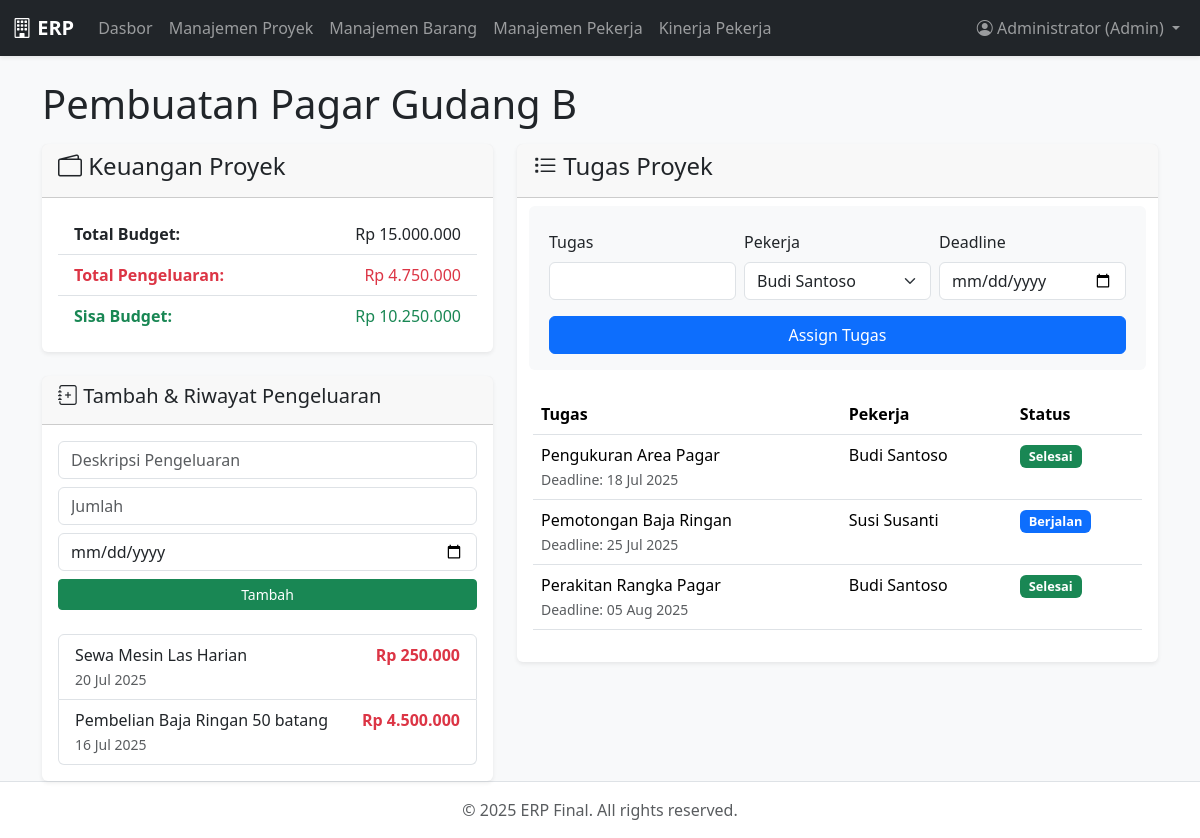
The app's page /admin/project/detail.php?id=1 (signed in), older data.
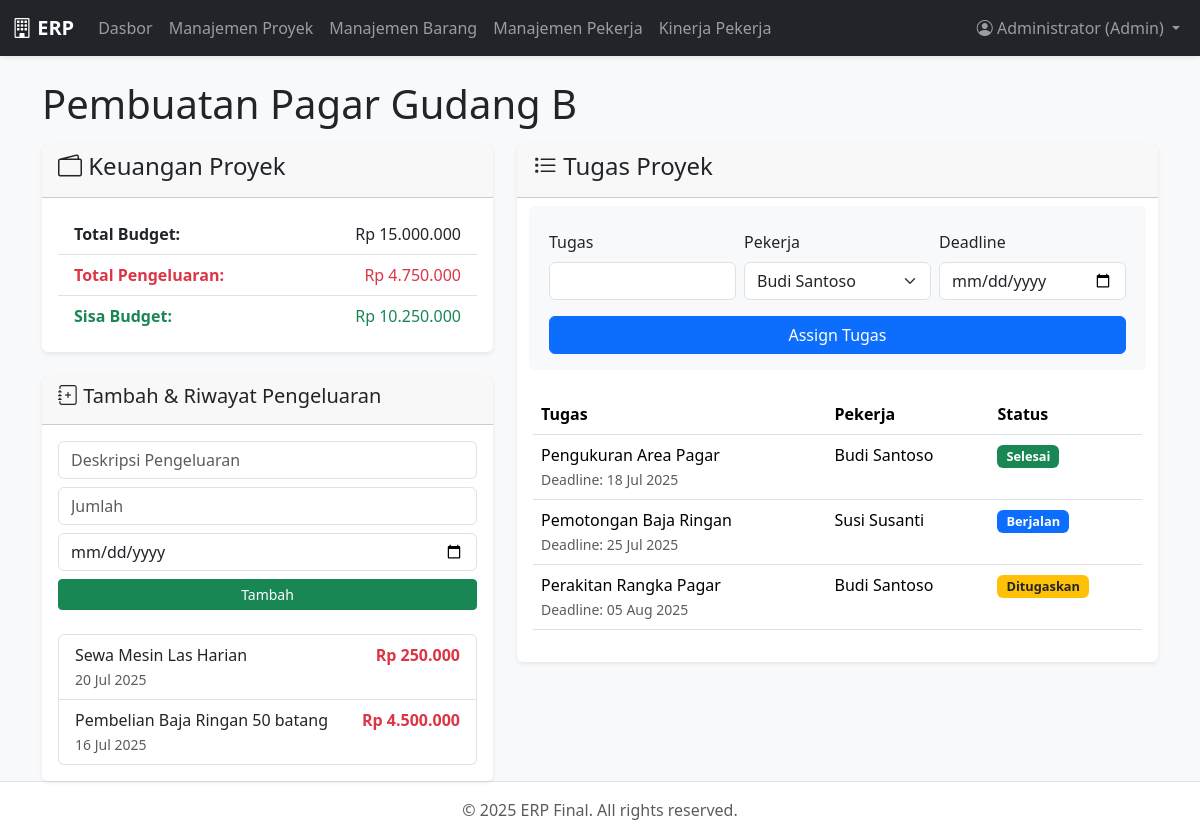
The same page, newer data.
### tables this page shows
CREATE TABLE projects (
        id INTEGER PRIMARY KEY AUTOINCREMENT,
        nama_proyek VARCHAR(100) NOT NULL,
        deskripsi TEXT,
        total_budget REAL DEFAULT 0,
        status VARCHAR(20) DEFAULT 'Baru',
        tgl_mulai DATE,
        deadline DATE
    );

CREATE TABLE project_expenses (
        id INTEGER PRIMARY KEY AUTOINCREMENT,
        project_id INTEGER,
        deskripsi VARCHAR(255),
        jumlah REAL,
        tanggal DATE,
        FOREIGN KEY (project_id) REFERENCES projects(id)
    );

CREATE TABLE project_tasks (
        id INTEGER PRIMARY KEY AUTOINCREMENT,
        project_id INTEGER,
        user_id INTEGER, -- Pekerja yang ditugaskan
        nama_tugas VARCHAR(100),
        status VARCHAR(20) DEFAULT 'Ditugaskan',
        deadline DATE,
        tgl_selesai DATE -- Kolom baru untuk tanggal penyelesaian
    );

CREATE TABLE users (
        id INTEGER PRIMARY KEY AUTOINCREMENT,
        username VARCHAR(50) UNIQUE NOT NULL,
        password VARCHAR(255) NOT NULL,
        nama_lengkap VARCHAR(100),
        role TEXT CHECK(role IN ('admin', 'pekerja')) NOT NULL
    );

### includes/functions.php (called while the page is built, shortened)
<?php
function format_rupiah($number) {
    return 'Rp ' . number_format($number, 0, ',', '.');
}

### admin/project/detail.php (the view, shortened to what this page needs)
<?php
require_once __DIR__ . '/../../templates/header.php';
$project_id = $_GET['id'] ?? null;
$stmt = $db->prepare("SELECT * FROM projects WHERE id = ?");
$stmt->execute([$project_id]);
$project = $stmt->fetch();
$tasks = $db->query("SELECT t.*, u.nama_lengkap FROM project_tasks t JOIN users u ON t.user_id = u.id WHERE t.project_id = $project_id")->fetchAll();
$expenses = $db->query("SELECT * FROM project_expenses WHERE project_id = $project_id ORDER BY tanggal DESC")->fetchAll();
$workers = $db->query("SELECT id, nama_lengkap FROM users WHERE role = 'pekerja'")->fetchAll();
$total_expenses = $db->query("SELECT SUM(jumlah) as total FROM project_expenses WHERE project_id = $project_id")->fetchColumn() ?? 0;
$budget_sisa = $project['total_budget'] - $total_expenses;
?>
<main class="container mt-4">
    <h1 class="mb-3"><?= htmlspecialchars($project['nama_proyek']) ?></h1>
    <div class="row">
        <div class="col-md-5">
            <div class="card shadow-sm mb-4">
                <div class="card-header"><h4><i class="bi bi-wallet2"></i> Keuangan Proyek</h4></div>
                <div class="card-body">
                    <ul class="list-group list-group-flush">
                        <li class="list-group-item d-flex justify-content-between"><strong>Total Budget:</strong> <span><?= format_rupiah($project['total_budget']) ?></span></li>
                        <li class="list-group-item d-flex justify-content-between text-danger"><strong>Total Pengeluaran:</strong> <span><?= format_rupiah($total_expenses) ?></span></li>
                        <li class="list-group-item d-flex justify-content-between text-success"><strong>Sisa Budget:</strong> <span><?= format_rupiah($budget_sisa) ?></span></li>
                    </ul>
                </div>
            </div>
            <div class="card shadow-sm">
                <div class="card-header"><h5><i class="bi bi-journal-plus"></i> Tambah & Riwayat Pengeluaran</h5></div>
                <div class="card-body">
                    <form method="POST" class="mb-4">
                        <div class="mb-2"><input type="text" name="deskripsi" class="form-control" placeholder="Deskripsi Pengeluaran" required></div>
                        <div class="mb-2"><input type="number" step="any" name="jumlah" class="form-control" placeholder="Jumlah" required></div>
                        <div class="mb-2"><input type="date" name="tanggal" class="form-control" required></div>
                        <div class="d-grid"><button type="submit" class="btn btn-success btn-sm">Tambah</button></div>
                    </form>
                    <ul class="list-group">
                        <?php foreach($expenses as $ex): ?>
                        <li class="list-group-item d-flex justify-content-between">
                            <div><?= htmlspecialchars($ex['deskripsi']) ?><br><small class="text-muted"><?= date('d M Y', strtotime($ex['tanggal'])) ?></small></div>
                            <span class="text-danger fw-bold"><?= format_rupiah($ex['jumlah']) ?></span>
                        </li>
                        <?php endforeach; ?>
                    </ul>
                </div>
            </div>
        </div>
        <div class="col-md-7">
            <div class="card shadow-sm">
                <div class="card-header"><h4><i class="bi bi-list-task"></i> Tugas Proyek</h4></div>
                <div class="card-body">
                    <form method="POST" class="row g-2 align-items-end mb-4 p-3 bg-light rounded">
                        <div class="col-md-4"><label class="form-label">Tugas</label><input type="text" name="nama_tugas" class="form-control" required></div>
                        <div class="col-md-4"><label class="form-label">Pekerja</label><select name="user_id" class="form-select" required><?php foreach($workers as $w) echo "<option value='{$w['id']}'>{$w['nama_lengkap']}</option>"; ?></select></div>
                        <div class="col-md-4"><label class="form-label">Deadline</label><input type="date" name="deadline" class="form-control" required></div>
                        <div class="col-12 d-grid"><button type="submit" class="btn btn-primary mt-2">Assign Tugas</button></div>
                    </form>
                    <table class="table">
                        <thead><tr><th>Tugas</th><th>Pekerja</th><th>Status</th></tr></thead>
                        <tbody>
                            <?php foreach($tasks as $t): ?>
                            <tr>
                                <td><?= htmlspecialchars($t['nama_tugas']) ?><br><small class="text-muted">Deadline: <?= date('d M Y', strtotime($t['deadline'])) ?></small></td>
                                <td><?= htmlspecialchars($t['nama_lengkap']) ?></td>
                                <td><span class="badge status-badge bg-<?= $t['status'] == 'Selesai' ? 'success' : ($t['status'] == 'Berjalan' ? 'primary' : 'warning text-dark') ?>"><?= $t['status'] ?></span></td>
                            </tr>
                            <?php endforeach; ?>
                        </tbody>
                    </table>
                </div>
            </div>
        </div>
    </div>
</main>
<?php require_once __DIR__ . '/../../templates/footer.php'; ?>

### templates/header.php (shortened to what this page needs)
<?php
require_once __DIR__ . '/../includes/functions.php';
$base_url = '';
?>
<!doctype html>
<html lang="id">
<head>
    <link href="https://cdn.jsdelivr.net/npm/bootstrap@5.3.3/dist/css/bootstrap.min.css" rel="stylesheet">
    <link rel="stylesheet" href="https://cdn.jsdelivr.net/npm/bootstrap-icons@1.11.3/font/bootstrap-icons.min.css">
    <link rel="stylesheet" href="<?= $base_url ?>/style.css">
</head>
<body class="d-flex flex-column min-vh-100 bg-light">
<nav class="navbar navbar-expand-lg navbar-dark bg-dark sticky-top shadow-sm">
    <div class="container-fluid">
        <a class="navbar-brand fw-bold" href="<?= $_SESSION['user_role'] == 'admin' ? $base_url . '/admin/' : $base_url . '/worker/' ?>"><i class="bi bi-building"></i> ERP</a>
        <div class="collapse navbar-collapse" id="mainNav">
            <ul class="navbar-nav me-auto mb-2 mb-lg-0">
                <?php if ($_SESSION['user_role'] == 'admin'): ?>
                    <li class="nav-item"><a class="nav-link" href="<?= $base_url ?>/admin/">Dasbor</a></li>
                    <li class="nav-item"><a class="nav-link" href="<?= $base_url ?>/admin/project/">Manajemen Proyek</a></li>
                    <li class="nav-item"><a class="nav-link" href="<?= $base_url ?>/admin/inventory/">Manajemen Barang</a></li>
                    <li class="nav-item"><a class="nav-link" href="<?= $base_url ?>/admin/worker/">Manajemen Pekerja</a></li>
                    <li class="nav-item"><a class="nav-link" href="<?= $base_url ?>/admin/worker/kinerja.php">Kinerja Pekerja</a></li>
                <?php endif; ?>
            </ul>
            <ul class="navbar-nav ms-auto">
                <li class="nav-item dropdown">
                    <a class="nav-link dropdown-toggle" href="#" role="button" data-bs-toggle="dropdown">
                        <i class="bi bi-person-circle"></i> <?= htmlspecialchars($_SESSION['user_name']) ?> (<?= ucfirst($_SESSION['user_role']) ?>)
                    </a>
                </li>
            </ul>
        </div>
    </div>
</nav>

### templates/footer.php (shortened to what this page needs)
<footer class="bg-white text-center p-3 mt-auto border-top">
    <div class="container">
        <p class="mb-0 text-muted">&copy; <?= date("Y") ?> ERP Final. All rights reserved.</p>
    </div>
</footer>
</body>
</html>

### style.css (style rules this page uses)
body { background-color: #f0f2f5; }
.card { border: none; }
.status-badge { font-size: 0.8em; padding: 0.4em 0.7em; font-weight: 600; }

Row changes from the older to the newer data that the page shows:
changed project_tasks "Perakitan Rangka Pagar": status "Selesai" → "Ditugaskan"
